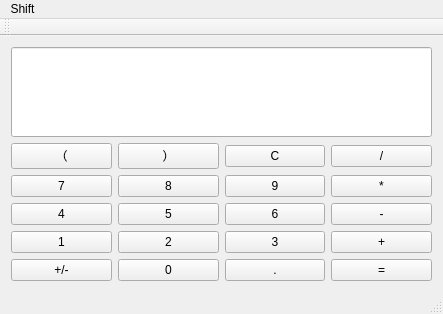
<?xml version="1.0" encoding="UTF-8"?>
<ui version="4.0">
 <class>MainWindow</class>
 <widget class="QMainWindow" name="MainWindow">
  <property name="geometry">
   <rect>
    <x>0</x>
    <y>0</y>
    <width>435</width>
    <height>306</height>
   </rect>
  </property>
  <property name="windowTitle">
   <string>MainWindow</string>
  </property>
  <widget class="QWidget" name="centralWidget">
   <layout class="QGridLayout" name="gridLayout_3">
    <item row="0" column="0">
     <layout class="QGridLayout" name="gridLayout_2">
      <item row="0" column="0">
       <widget class="QLineEdit" name="inputline">
        <property name="minimumSize">
         <size>
          <width>421</width>
          <height>90</height>
         </size>
        </property>
       </widget>
      </item>
      <item row="1" column="0">
       <layout class="QGridLayout" name="gridLayout">
        <item row="0" column="0">
         <widget class="QPushButton" name="btnkl">
          <property name="text">
           <string>（</string>
          </property>
         </widget>
        </item>
        <item row="0" column="1">
         <widget class="QPushButton" name="btnkr">
          <property name="text">
           <string>）</string>
          </property>
         </widget>
        </item>
        <item row="0" column="2">
         <widget class="QPushButton" name="btnC">
          <property name="text">
           <string>C</string>
          </property>
         </widget>
        </item>
        <item row="0" column="3">
         <widget class="QPushButton" name="btnchu">
          <property name="text">
           <string>/</string>
          </property>
         </widget>
        </item>
        <item row="1" column="0">
         <widget class="QPushButton" name="btn7">
          <property name="text">
           <string>7</string>
          </property>
         </widget>
        </item>
        <item row="1" column="1">
         <widget class="QPushButton" name="btn8">
          <property name="text">
           <string>8</string>
          </property>
         </widget>
        </item>
        <item row="1" column="2">
         <widget class="QPushButton" name="btn9">
          <property name="text">
           <string>9</string>
          </property>
         </widget>
        </item>
        <item row="1" column="3">
         <widget class="QPushButton" name="btncheng">
          <property name="text">
           <string>*</string>
          </property>
         </widget>
        </item>
        <item row="2" column="0">
         <widget class="QPushButton" name="btn4">
          <property name="text">
           <string>4</string>
          </property>
         </widget>
        </item>
        <item row="2" column="1">
         <widget class="QPushButton" name="btn5">
          <property name="text">
           <string>5</string>
          </property>
         </widget>
        </item>
        <item row="2" column="2">
         <widget class="QPushButton" name="btn6">
          <property name="text">
           <string>6</string>
          </property>
         </widget>
        </item>
        <item row="2" column="3">
         <widget class="QPushButton" name="btnjian">
          <property name="text">
           <string>-</string>
          </property>
         </widget>
        </item>
        <item row="3" column="0">
         <widget class="QPushButton" name="btn1">
          <property name="text">
           <string>1</string>
          </property>
         </widget>
        </item>
        <item row="3" column="1">
         <widget class="QPushButton" name="btn2">
          <property name="text">
           <string>2</string>
          </property>
         </widget>
        </item>
        <item row="3" column="2">
         <widget class="QPushButton" name="btn3">
          <property name="text">
           <string>3</string>
          </property>
         </widget>
        </item>
        <item row="3" column="3">
         <widget class="QPushButton" name="btnjia">
          <property name="text">
           <string>+</string>
          </property>
         </widget>
        </item>
        <item row="4" column="0">
         <widget class="QPushButton" name="btnzf">
          <property name="text">
           <string>+/-</string>
          </property>
         </widget>
        </item>
        <item row="4" column="1">
         <widget class="QPushButton" name="btn0">
          <property name="text">
           <string>0</string>
          </property>
         </widget>
        </item>
        <item row="4" column="2">
         <widget class="QPushButton" name="btndian">
          <property name="text">
           <string>.</string>
          </property>
         </widget>
        </item>
        <item row="4" column="3">
         <widget class="QPushButton" name="btnresult">
          <property name="text">
           <string>=</string>
          </property>
         </widget>
        </item>
       </layout>
      </item>
     </layout>
    </item>
   </layout>
  </widget>
  <widget class="QMenuBar" name="menuBar">
   <property name="geometry">
    <rect>
     <x>0</x>
     <y>0</y>
     <width>435</width>
     <height>17</height>
    </rect>
   </property>
   <widget class="QMenu" name="menuShift">
    <property name="title">
     <string>Shift</string>
    </property>
    <addaction name="aStandard"/>
    <addaction name="aScientific"/>
    <addaction name="aProgrammer"/>
   </widget>
   <addaction name="menuShift"/>
  </widget>
  <widget class="QToolBar" name="mainToolBar">
   <attribute name="toolBarArea">
    <enum>TopToolBarArea</enum>
   </attribute>
   <attribute name="toolBarBreak">
    <bool>false</bool>
   </attribute>
  </widget>
  <widget class="QStatusBar" name="statusBar"/>
  <action name="aStandard">
   <property name="text">
    <string>Standard</string>
   </property>
  </action>
  <action name="aScientific">
   <property name="text">
    <string>Scientific</string>
   </property>
  </action>
  <action name="aProgrammer">
   <property name="text">
    <string>Programmer</string>
   </property>
  </action>
 </widget>
 <layoutdefault spacing="6" margin="11"/>
 <resources/>
 <connections/>
</ui>
